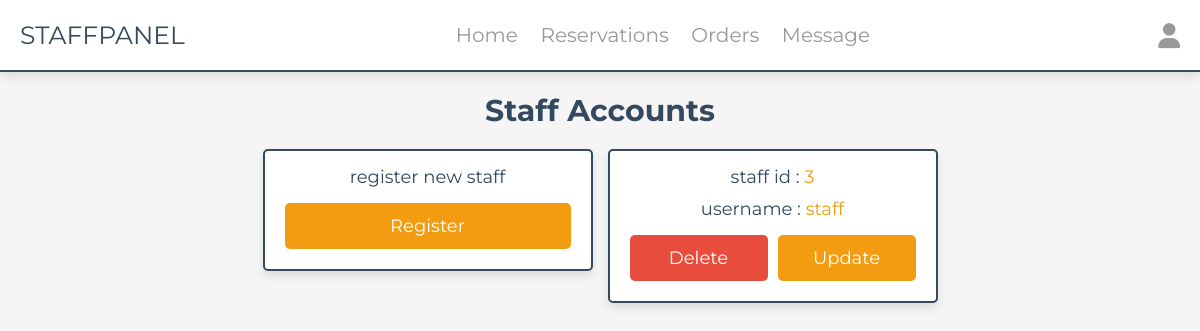
/staff/staff_accounts.php (signed in), run on the app's committed database.
### tables this page shows
CREATE TABLE `staff` (
  `id` int(100) NOT NULL,
  `name` varchar(20) NOT NULL,
  `password` varchar(50) NOT NULL
);

### staff/staff_accounts.php (the view, shortened to what this page needs)
<?php
include '../components/connect.php';
$staff_id = $_SESSION['staff_id'];
?>
<!DOCTYPE html>
<html lang="en">
<head>
   <link rel="stylesheet" href="https://cdnjs.cloudflare.com/ajax/libs/font-awesome/6.1.1/css/all.min.css">
   <link rel="stylesheet" href="../css/staff_style.css">
</head>
<body>
<?php include '../components/staff_header.php' ?>
<section class="accounts">
   <h1 class="heading">staff accounts</h1>
   <div class="box-container">
   <div class="box">
      <p>register new staff</p>
      <a href="register_staff.php" class="option-btn">register</a>
   </div>
   <?php
      $select_account = $conn->prepare("SELECT * FROM `staff`");
      $select_account->execute();
      if($select_account->rowCount() > 0){
         while($fetch_accounts = $select_account->fetch(PDO::FETCH_ASSOC)){
   ?>
   <div class="box">
      <p> staff id : <span><?= $fetch_accounts['id']; ?></span> </p>
      <p> username : <span><?= $fetch_accounts['name']; ?></span> </p>
      <div class="flex-btn">
         <a href="staff_accounts.php?delete=<?= $fetch_accounts['id']; ?>" class="delete-btn" onclick="return confirm('delete this account?');">delete</a>
         <?php
            if($fetch_accounts['id'] == $staff_id){
               echo '<a href="update_profile.php" class="option-btn">update</a>';
            }
         ?>
      </div>
   </div>
   <?php
      }
   }else{
      echo '<p class="empty">no accounts available</p>';
   }
   ?>
   </div>
</section>
</body>
</html>

### css/staff_style.css (style rules this page uses)
:root { --main-color:#f39c12; --red:#e74c3c; --orange:#f39c12; --black:#34495e; --white:#fff; --light-bg:#f5f5f5; --light-color:#999; --border:.2rem solid var(--black); --box-shadow:0 .5rem 1rem rgba(0,0,0,.1); }
* { font-family: 'Montserrat', sans-serif; margin:0; padding:0; box-sizing: border-box; text-decoration: none; outline: none; border:none; }
html { font-size: 62.5%; overflow-x: hidden; }
body { background-color: var(--light-bg); }
section { max-width: 1200px; margin:0 auto; padding:2rem; }
.btn, .delete-btn, .option-btn { display: block; margin-top: 1rem; border-radius: .5rem; cursor: pointer; width: 100%; font-size: 1.8rem; color:var(--white); padding:1.2rem 3rem; text-transform: capitalize; text-align: center; }
.delete-btn { background-color: var(--red); }
.option-btn { background-color: var(--orange); }
.flex-btn { display: flex; gap:1rem; }
.heading { text-align: center; margin-bottom: 2rem; text-transform: capitalize; color:var(--black); font-size: 3rem; }
.accounts .box-container { display: grid; grid-template-columns: repeat(auto-fit, 33rem); gap:1.5rem; justify-content: center; align-items: flex-start; }
.accounts .box-container .box { background-color: var(--white); border-radius: .5rem; box-shadow: var(--box-shadow); border:var(--border); padding:2rem; padding-top: 1rem; text-align: center; }
.accounts .box-container .box p { padding: .5rem 0; font-size: 1.8rem; color:var(--black); }
.accounts .box-container .box p span { color:var(--main-color); }

### data on the page
staff: id "3", name "staff", shows "Update"
